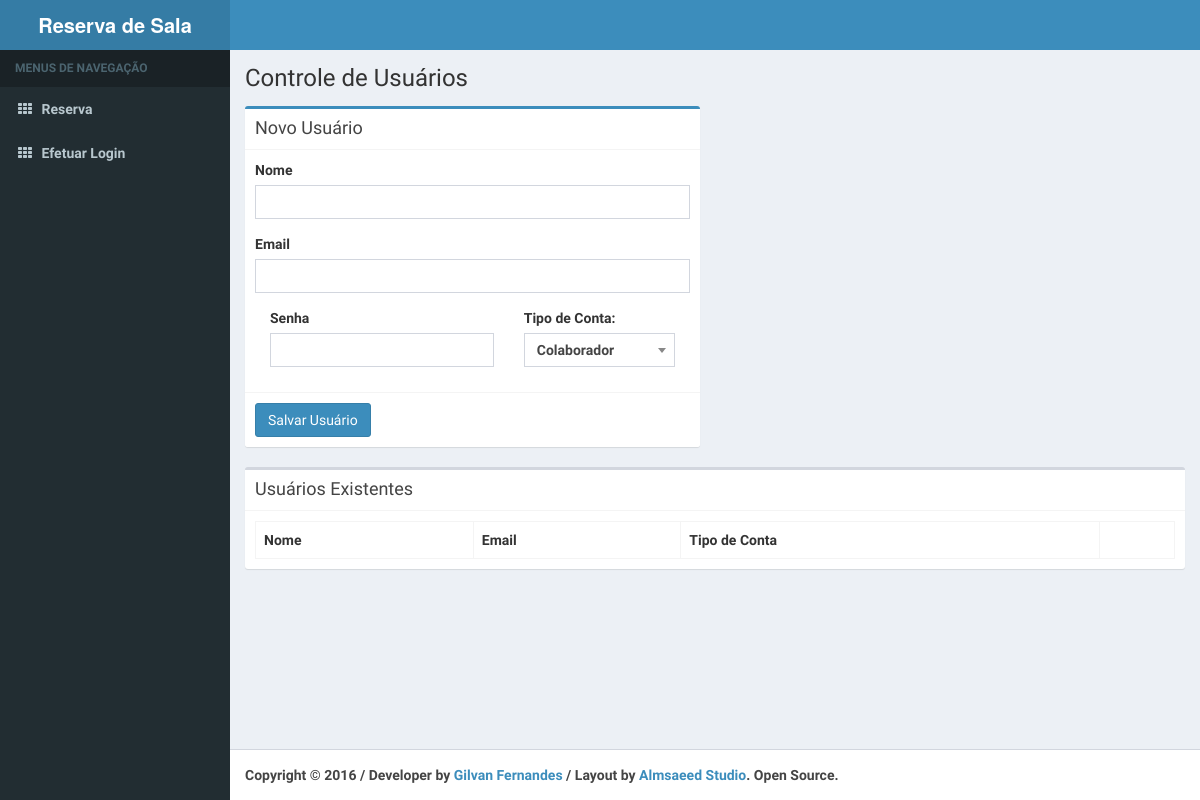
Page /index.php/usuario/acao on the earlier database version.
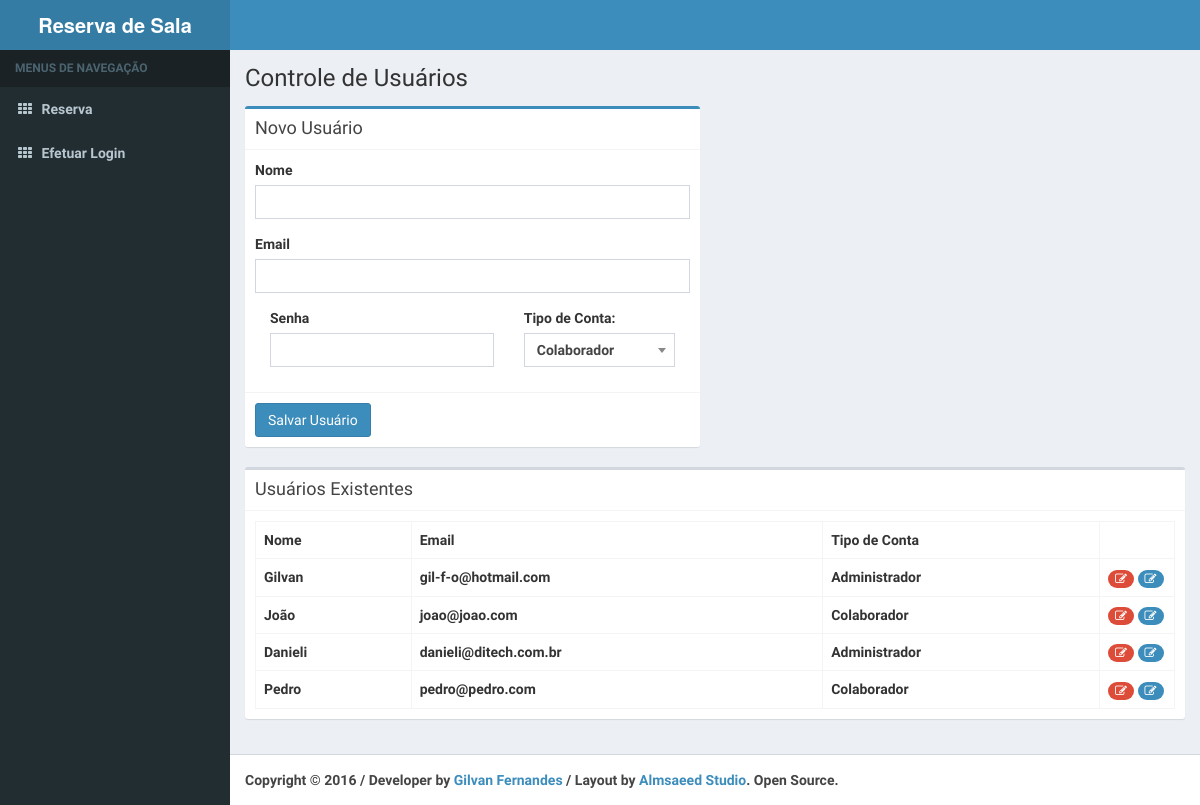
Same page on the later database version.
### tables this page shows
CREATE TABLE `usuarios` (
  `id` int(11) NOT NULL AUTO_INCREMENT,
  `nome` varchar(45) NOT NULL,
  `email` varchar(100) NOT NULL,
  `senha` text NOT NULL,
  `status` tinyint(1) NOT NULL DEFAULT '1',
  `adm` tinyint(1) NOT NULL DEFAULT '0',
  `data_cadastro` timestamp NOT NULL DEFAULT CURRENT_TIMESTAMP,
  `data_alteracao` timestamp NULL DEFAULT NULL,
  PRIMARY KEY (`id`)
);

### application/controllers/Usuario.php (called while the page is built, shortened)
<?php
class Usuario extends CI_Controller {
    public function __construct(){
        $this->load->model('usuario_model');
    }
    public function acao(){
        $aData['rsUsuarios'] = $this->usuario_model->getUsuario();
        $aData['aUsuarios']  = $this->usuario_model->getUsuario($this->uri->segment(3));
        if ($this->form_validation->run() === FALSE){
            $this->load->view('template_header');
    		$this->load->view('usuario', $aData);
    		$this->load->view('template_footer');
        }
    }
}

### index.php (called while the page is built, shortened)
<?php
require_once BASEPATH.'core/CodeIgniter.php';

### application/models/Usuario_model.php (called while the page is built, shortened)
<?php
class Usuario_model extends CI_Model {
    public function getUsuario($iIdUsuario = NULL){
        if(!empty($iIdUsuario) && $iIdUsuario > 0){
            $sSQL  ="     SELECT id,                            ";
            $sSQL .="            nome,                          ";
            $sSQL .="            email,                         ";
            $sSQL .="            CASE adm                       ";
            $sSQL .="               WHEN 1 THEN 'Administrador' ";
            $sSQL .="               ELSE 'Colaborador'          ";
            $sSQL .="            END as adm                     ";
            $sSQL .="       FROM usuarios                       ";
            $sSQL .="      WHERE id = ".$iIdUsuario.";          ";
            $rsSQL = $this->db->query($sSQL);
            return $rsSQL->row();
        }else{
            $sSQL  ="     SELECT id,                            ";
            $sSQL .="            nome,                          ";
            $sSQL .="            email,                         ";
            $sSQL .="            CASE adm                       ";
            $sSQL .="               WHEN 1 THEN 'Administrador' ";
            $sSQL .="               ELSE 'Colaborador'          ";
            $sSQL .="            END as adm                     ";
            $sSQL .="       FROM usuarios                       ";
            $sSQL .="      WHERE status = 1;                    ";
            $rsSQL = $this->db->query($sSQL);
            return $rsSQL->result();
        }
    }
}

### application/views/usuario.php (the view, shortened to what this page needs)
<div class="content-wrapper">
  <section class="content-header">
    <h1>
      Controle de Usuários
    </h1>
  </section>
  <section class="content">
    <div class="row">
        <div class="col-md-6">
          <div class="box box-primary">
            <div class="box-header with-border">
              <h3 class="box-title">Novo Usuário</h3>
            </div>
            <?php echo form_open('usuario/acao'); ?>
              <div class="box-body">
                <div class="form-group">
                  <label>Nome</label>
                  <input name="nome" class="form-control" value="<?php echo(!empty($aUsuarios->nome) ? $aUsuarios->nome : '') ; ?>" type="text" <?php echo(!empty($aUsuarios->id) ? 'disabled="disabled"' : '') ; ?>>
                </div>
                <div class="form-group">
                  <label>Email</label>
                  <input name="email" class="form-control" value="<?php echo(!empty($aUsuarios->email) ? $aUsuarios->email : '') ; ?>" type="text">
                </div>
                <div class="form-group col-xs-7">
                  <label>Senha</label>
                  <input name="senha" class="form-control" value="" type="password">
                </div>
                <div class="form-group col-xs-5">
                  <label>Tipo de Conta: <?php echo(!empty($aUsuarios->adm) ? $aUsuarios->adm : '') ; ?></label>
                </div>
              </div>
              <div class="box-footer">
                <button type="submit" class="btn btn-primary">Salvar Usuário</button>
              </div>
            </form>
          </div>
        </div>
        <div class="col-md-12">
            <div class="box">
            <div class="box-header with-border">
              <h3 class="box-title">Usuários Existentes</h3>
            </div>
            <div class="box-body">
              <table class="table table-bordered">
                <tbody><tr>
                  <th>Nome</th>
                  <th>Email</th>
                  <th>Tipo de Conta</th>
                  <th style="width: 75px"></th>
                </tr>
                <?php foreach ($rsUsuarios as $sUsuario): ?>
                <tr>
                  <td><?php echo $sUsuario->nome;?></td>
                  <td><?php echo $sUsuario->email;?></td>
                  <td><?php echo $sUsuario->adm;?></td>
                  <td>
                    <a href="<?php echo site_url('usuario/deletar/'.$sUsuario->id); ?>">
                        <span class="badge bg-red">
                            <i class="fa fa-edit"></i>
                        </span>
                    </a>
                    <a href="<?php echo site_url('usuario/acao/'.$sUsuario->id); ?>">
                      <span class="badge bg-light-blue">
                          <i class="fa fa-edit"></i>
                      </span>
                    </a>
                  </td>
                </tr>
                <?php endforeach;?>
              </tbody>
             </table>
            </div>
          </div>
        </div>
    </div>
  </section>
</div>

### application/views/template_header.php (shortened to what this page needs)
<!DOCTYPE html>
<html>
<head>
  <?php echo link_tag('front/bootstrap/css/bootstrap.min.css'); ?>
  <link rel="stylesheet" href="https://cdnjs.cloudflare.com/ajax/libs/font-awesome/4.5.0/css/font-awesome.min.css">
  <link rel="stylesheet" href="https://cdnjs.cloudflare.com/ajax/libs/ionicons/2.0.1/css/ionicons.min.css">
  <?php echo link_tag('front/plugins/daterangepicker/daterangepicker.css'); ?>
  <?php echo link_tag('front/plugins/datepicker/datepicker3.css'); ?>
  <?php echo link_tag('front/plugins/iCheck/all.css'); ?>
  <?php echo link_tag('front/plugins/colorpicker/bootstrap-colorpicker.min.css'); ?>
  <?php echo link_tag('front/plugins/timepicker/bootstrap-timepicker.min.css'); ?>
  <?php echo link_tag('front/plugins/select2/select2.min.css'); ?>
  <?php echo link_tag('front/dist/css/AdminLTE.min.css'); ?>
  <?php echo link_tag('front/dist/css/skins/_all-skins.min.css'); ?>
</head>
<body class="hold-transition skin-blue sidebar-mini">
<div class="wrapper">
  <header class="main-header">
    <a href="<?php echo site_url('painel'); ?>" class="logo">
      <span class="logo-lg"><b>Reserva de Sala</span>
    </a>
    <nav class="navbar navbar-static-top">
    </nav>
  </header>
  <aside class="main-sidebar">
    <section class="sidebar">
      <ul class="sidebar-menu">
        <li class="header">MENUS DE NAVEGAÇÃO</li>
        <li>
          <a href="<?php echo site_url('reserva'); ?>">
            <i class="fa fa-th"></i> <span>Reserva</span>
          </a>
        </li>
        <?php if($this->session->userdata('logado')): ?>
                <li>
                  <a href="<?php echo site_url('login/deslogar'); ?>">
                    <i class="fa fa-th"></i> <span>Desconectar</span>
                  </a>
                </li>
        <?php else: ?>
                <li>
                  <a href="<?php echo site_url('login'); ?>">
                    <i class="fa fa-th"></i> <span>Efetuar Login</span>
                  </a>
                </li>
        <?php endif; ?>
      </ul>
    </section>
  </aside>

### application/views/template_footer.php (shortened to what this page needs)
<footer class="main-footer">
  <strong>Copyright &copy; <?php echo date('Y');?> / Developer by <a target="_black" href="https://br.linkedin.com/in/gilvanfernandes"> Gilvan Fernandes </a> / Layout by  <a href="http://almsaeedstudio.com">Almsaeed Studio</a>.</strong> Open Source.
</footer>
</body>
</html>

Differences in the rows shown:
added usuarios: nome "Gilvan", email "gil-f-o@hotmail.com", adm "Administrador"
added usuarios: nome "João", email "joao@joao.com", adm "Colaborador"
added usuarios: nome "Danieli", email "danieli@ditech.com.br", adm "Administrador"
added usuarios: nome "Pedro", email "pedro@pedro.com", adm "Colaborador"
